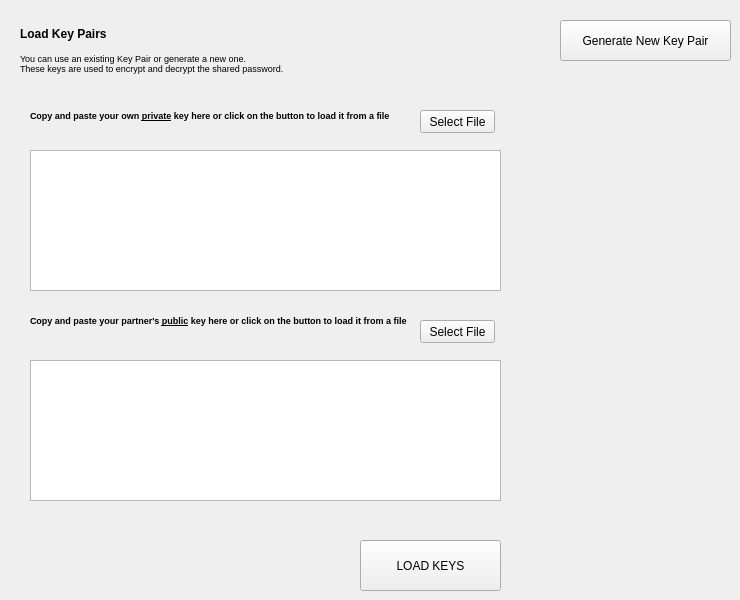
    <widget class="QWidget" name="tab_3">
     <attribute name="title">
      <string>Load Key Pairs</string>
     </attribute>
     <widget class="QTextEdit" name="textEdit">
      <property name="geometry">
       <rect>
        <x>30</x>
        <y>150</y>
        <width>471</width>
        <height>141</height>
       </rect>
      </property>
      <property name="acceptRichText">
       <bool>false</bool>
      </property>
     </widget>
     <widget class="QLabel" name="label_15">
      <property name="geometry">
       <rect>
        <x>20</x>
        <y>10</y>
        <width>471</width>
        <height>81</height>
       </rect>
      </property>
      <property name="text">
       <string>&lt;html&gt;&lt;head/&gt;&lt;body&gt;&lt;p&gt;&lt;span style=&quot; font-weight:600;&quot;&gt;Load Key Pairs&lt;/span&gt;&lt;/p&gt;&lt;p&gt;&lt;span style=&quot; font-size:7pt;&quot;&gt;You can use an existing Key Pair or generate a new one.&lt;br/&gt;These keys are used to encrypt and decrypt the shared password. &lt;/span&gt;&lt;/p&gt;&lt;/body&gt;&lt;/html&gt;</string>
      </property>
     </widget>
     <widget class="QLabel" name="label_17">
      <property name="geometry">
       <rect>
        <x>30</x>
        <y>100</y>
        <width>371</width>
        <height>31</height>
       </rect>
      </property>
      <property name="text">
       <string>&lt;html&gt;&lt;head/&gt;&lt;body&gt;&lt;p&gt;&lt;span style=&quot; font-size:7pt; font-weight:600;&quot;&gt;Copy and paste your own &lt;/span&gt;&lt;span style=&quot; font-size:7pt; font-weight:600; text-decoration: underline;&quot;&gt;private&lt;/span&gt;&lt;span style=&quot; font-size:7pt; font-weight:600;&quot;&gt; key here or click on the button to load it from a file&lt;/span&gt;&lt;/p&gt;&lt;/body&gt;&lt;/html&gt;</string>
      </property>
      <property name="wordWrap">
       <bool>true</bool>
      </property>
     </widget>
     <widget class="QTextEdit" name="textEdit_3">
      <property name="geometry">
       <rect>
        <x>30</x>
        <y>360</y>
        <width>471</width>
        <height>141</height>
       </rect>
      </property>
      <property name="acceptRichText">
       <bool>false</bool>
      </property>
     </widget>
     <widget class="QLabel" name="label_18">
      <property name="geometry">
       <rect>
        <x>30</x>
        <y>300</y>
        <width>381</width>
        <height>41</height>
       </rect>
      </property>
      <property name="text">
       <string>&lt;html&gt;&lt;head/&gt;&lt;body&gt;&lt;p&gt;&lt;span style=&quot; font-size:7pt; font-weight:600;&quot;&gt;Copy and paste your partner's &lt;/span&gt;&lt;span style=&quot; font-size:7pt; font-weight:600; text-decoration: underline;&quot;&gt;public&lt;/span&gt;&lt;span style=&quot; font-size:7pt; font-weight:600;&quot;&gt; key here or click on the button to load it from a file&lt;/span&gt;&lt;/p&gt;&lt;/body&gt;&lt;/html&gt;</string>
      </property>
      <property name="wordWrap">
       <bool>true</bool>
      </property>
     </widget>
     <widget class="QPushButton" name="pushButton">
      <property name="geometry">
       <rect>
        <x>420</x>
        <y>110</y>
        <width>75</width>
        <height>23</height>
       </rect>
      </property>
      <property name="text">
       <string>Select File</string>
      </property>
     </widget>
     <widget class="QPushButton" name="pushButton_3">
      <property name="geometry">
       <rect>
        <x>420</x>
        <y>320</y>
        <width>75</width>
        <height>23</height>
       </rect>
      </property>
      <property name="text">
       <string>Select File</string>
      </property>
     </widget>
     <widget class="QPushButton" name="pushButton_4">
      <property name="geometry">
       <rect>
        <x>360</x>
        <y>540</y>
        <width>141</width>
        <height>51</height>
       </rect>
      </property>
      <property name="text">
       <string>LOAD KEYS</string>
      </property>
     </widget>
     <widget class="QLabel" name="label_21">
      <property name="geometry">
       <rect>
        <x>510</x>
        <y>30</y>
        <width>21</width>
        <height>21</height>
       </rect>
      </property>
      <property name="toolTip">
       <string>&lt;html&gt;&lt;head/&gt;&lt;body&gt;&lt;p&gt;-- Before you can exchange messages, you and your partner need to agree on a password. &lt;br/&gt;( If you have already agreed on a password, you can skip this step )&lt;/p&gt;&lt;p&gt;-- Key Pairs will help you exchange the password in an encrypted format, so no one else can read it. &lt;/p&gt;&lt;p&gt;-- If you don't already have key files, click on the 'Generate Key Pair&amp;quot; button and generate new keys.&lt;/p&gt;&lt;p&gt;-- When you're finished, &amp;quot;Load&amp;quot; your private key and your partner's public key. This program will use the loaded keys to encrypt or decrypt the shared password. &lt;/p&gt;&lt;/body&gt;&lt;/html&gt;</string>
      </property>
      <property name="text">
       <string/>
      </property>
      <property name="pixmap">
       <pixmap resource="resources.qrc">:/images/help.png</pixmap>
      </property>
      <property name="scaledContents">
       <bool>true</bool>
      </property>
     </widget>
     <widget class="QLabel" name="label_22">
      <property name="geometry">
       <rect>
        <x>510</x>
        <y>110</y>
        <width>21</width>
        <height>21</height>
       </rect>
      </property>
      <property name="toolTip">
       <string>&lt;html&gt;&lt;head/&gt;&lt;body&gt;&lt;p&gt;You can either paste your private key in here, or you can load it from a file. This program will use your private key to decrypt a password that your partner has sent to you. &lt;/p&gt;&lt;/body&gt;&lt;/html&gt;</string>
      </property>
      <property name="text">
       <string/>
      </property>
      <property name="pixmap">
       <pixmap resource="resources.qrc">:/images/help.png</pixmap>
      </property>
      <property name="scaledContents">
       <bool>true</bool>
      </property>
     </widget>
     <widget class="QLabel" name="label_28">
      <property name="geometry">
       <rect>
        <x>510</x>
        <y>320</y>
        <width>21</width>
        <height>21</height>
       </rect>
      </property>
      <property name="toolTip">
       <string>&lt;html&gt;&lt;head/&gt;&lt;body&gt;&lt;p&gt;You can either paste your partner's public key, or you can load it from a file. This key will be used to encrypt a password that only your partner can decrypt &lt;/p&gt;&lt;/body&gt;&lt;/html&gt;</string>
      </property>
      <property name="text">
       <string/>
      </property>
      <property name="pixmap">
       <pixmap resource="resources.qrc">:/images/help.png</pixmap>
      </property>
      <property name="scaledContents">
       <bool>true</bool>
      </property>
     </widget>
     <widget class="QPushButton" name="pushButton_11">
      <property name="geometry">
       <rect>
        <x>560</x>
        <y>20</y>
        <width>171</width>
        <height>41</height>
       </rect>
      </property>
      <property name="toolTip">
       <string>If you don't already have one</string>
      </property>
      <property name="text">
       <string>Generate New Key Pair</string>
      </property>
     </widget>
    </widget>
